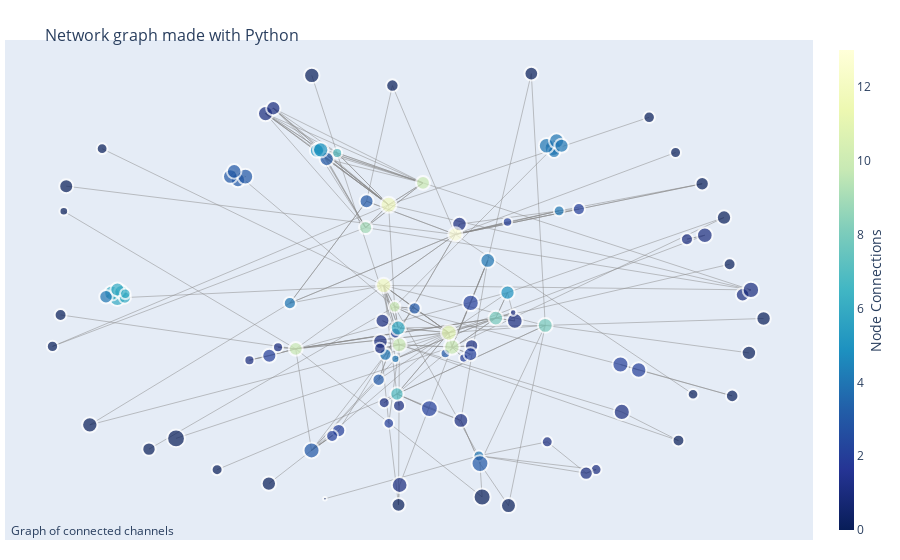

Here is the notebook cell this chart was saved with:
### Code cell
network_graphs.plotly_network_graph(G)

### Figure 1 — Plotly figure (JSON) as saved in the notebook; plotly's stock layout.template omitted (floating-point values rounded to 4 significant figures; data arrays with more than 128 entries replaced by an {"elided": "..."} marker saying what was removed)
{"data": [{"hoverinfo": "none", "line": {"color": "#888", "width": 0.5}, "mode": "lines", "type": "scatter", "x": {"elided": "987 float values"}, "y": {"elided": "987 float values"}}, {"hoverinfo": "text", "marker": {"color": [0, 0, 2, 2, 4, 0, 1, 3, 2, 7, 8, 3, 1, 10, 1, 0, 6, 6, 1, 0, 3, 2, 1, 0, 1, 2, 0, 3, 0, 7, 5, 3, 6, 9, 10, 1, 5, 3, 3, 1, 8, 1, 1, 5, 4, 0, 0, 3, 1, 4, 0, 1, 4, 4, 1, 1, 3, 2, 0, 0, 1, 0, 10, 2, 2, 0, 3, 1, 12, 4, 0, 4, 4, 1, 1, 13, 1, 6, 2, 0, 2, 0, 0, 6, 3, 0, 4, 12, 10, 1, 4, 4, 0, 0, 0, 10, 2, 0, 6, 4, 2, 0, 1, 5, 1, 11, 6, 2, 0, 0, 1], "colorbar": {"thickness": 15, "title": {"side": "right", "text": "Node Connections"}, "xanchor": "left"}, "colorscale": [[0, "rgb(255,255,217)"], [0.125, "rgb(237,248,177)"], [0.25, "rgb(199,233,180)"], [0.375, "rgb(127,205,187)"], [0.5, "rgb(65,182,196)"], [0.625, "rgb(29,145,192)"], [0.75, "rgb(34,94,168)"], [0.875, "rgb(37,52,148)"], [1, "rgb(8,29,88)"]], "line": {"width": 2}, "reversescale": true, "showscale": true, "size": [13.92, 17.78, 9.118, 13.3, 10.86, 15.41, 10.89, 14.26, 16.34, 9.971, 14.63, 9.473, 16.14, 14.71, 13.96, 10.98, 16.26, 15.07, 15.16, 11.85, 12.43, 16.04, 15.67, 10.98, 12.08, 10.68, 15.4, 14.59, 14.03, 13.38, 12.89, 15.7, 13.75, 13.09, 11.61, 15.76, 14.27, 14.01, 14.33, 14.81, 14.81, 14.54, 13.62, 14.15, 16.62, 14.41, 10.69, 16.01, 11.03, 12.45, 14.38, 15.64, 15.41, 12.21, 10.15, 16.45, 14.58, 14.09, 11.93, 14.39, 13.16, 10.81, 13.94, 15.43, 10.78, 13.39, 12.32, 14.6, 15.22, 10.88, 13.36, 14.75, 12.37, 6.522, 12.04, 14.33, 11.58, 12.08, 13.77, 15.01, 16.83, 17.04, 3.584, 15.0, 16.88, 8.661, 13.51, 16.06, 13.85, 13.35, 8.013, 15.18, 11.31, 12.56, 11.59, 15.59, 12.15, 14.38, 14.04, 14.15, 9.426, 11.94, 10.9, 15.34, 10.08, 15.9, 10.63, 11.98, 12.48, 13.77, 14.31]}, "mode": "markers", "text": ["The Bucket List Family has 0 connections and 1110000 subscribers", "Dude Perfect has 0 connections and 52600000 subscribers", "Visual Escape has 2 connections and 9120 subscribers", "RocketJump Film School has 2 connections and 599000 subscribers", "Film Riot Extras has 4 connections and 52000 subscribers", "Peter McKinnon has 0 connections and 4930000 subscribers", "Coffee or Die has 1 connections and 53500 subscribers", "H3 Podcast Highlights has 3 connections and 1560000 subscribers", "Lindsey Stirling has 2 connections and 12500000 subscribers", "Rooster Teeth Trailers has 7 connections and 21400 subscribers", "Nukazooka has 8 connections and 2250000 subscribers", "Atomic Punch has 3 connections and 13000 subscribers", "Tanner Fox has 1 connections and 10200000 subscribers", "Shonduras has 10 connections and 2440000 subscribers", "BrandonJLa has 1 connections and 1150000 subscribers", "RampantMedia has 0 connections and 58500 subscribers", "Linus Tech Tips has 6 connections and 11500000 subscribers", "Techquickie has 6 connections and 3520000 subscribers", "LetsPlay has 1 connections and 3850000 subscribers", "Spacestation Gaming has 0 connections and 140000 subscribers", "Cerberusarms has 3 connections and 250000 subscribers", "PowerfulJRE has 2 connections and 9240000 subscribers", "TomSka has 1 connections and 6420000 subscribers", "mike diva 2 has 0 connections and 58400 subscribers", "Adi Shankar's BOOTLEG UNIVERSE has 1 connections and 176000 subscribers", "Dorothy Gee has 2 connections and 43300 subscribers", "Shot of The Yeagers has 0 connections and 4880000 subscribers", "Ethan and Hila has 3 connections and 2160000 subscribers", "The Modern Rogue has 0 connections and 1240000 subscribers", "Mike Diva has 7 connections and 650000 subscribers", "LetsPlay Community has 5 connections and 395000 subscribers", "h3h3Productions has 3 connections and 6570000 subscribers", "ShortCircuit has 6 connections and 936000 subscribers", "GameFails has 9 connections and 483000 subscribers", "Corridor Cast has 10 connections and 110000 subscribers", "What's Inside? has 1 connections and 6960000 subscribers", "Mr.TVCow has 5 connections and 1570000 subscribers", "Indy Mogul has 3 connections and 1210000 subscribers", "Funhaus has 3 connections and 1680000 subscribers", "Joe Penna / MysteryGuitarMan has 1 connections and 2700000 subscribers", "Anna Akana has 8 connections and 2700000 subscribers", "Variant Comics has 1 connections and 2070000 subscribers", "The Slow Mo Guys 2 has 1 connections and 820000 subscribers", "Inside Gaming has 5 connections and 1400000 subscribers", "Good Mythical Morning has 4 connections and 16500000 subscribers", "communitychannel has 0 connections and 1820000 subscribers", "Daniel James has 0 connections and 43700 subscribers", "RocketJump has 3 connections and 8990000 subscribers", "Megasteakman has 1 connections and 61600 subscribers", "Ear Biscuits has 4 connections and 255000 subscribers", "ScottDW has 0 connections and 1750000 subscribers", "RackaRacka has 1 connections and 6230000 subscribers", "Rhett & Link has 4 connections and 4930000 subscribers", "Aputure has 4 connections and 200000 subscribers", "Andrew Gerlicher Music has 1 connections and 25500 subscribers", "The Slow Mo Guys has 1 connections and 13900000 subscribers", "H3 Podcast has 3 connections and 2150000 subscribers", "FinalCutKing has 2 connections and 1310000 subscribers", "ColinandConnor has 0 connections and 152000 subscribers", "Hulu has 0 connections and 1770000 subscribers", "Jacob + Katie Schwarz has 1 connections and 520000 subscribers", "The Film Look has 0 connections and 49400 subscribers", "SoKrispyMedia has 10 connections and 1130000 subscribers", "JRE Clips has 2 connections and 5020000 subscribers", "Fury Fingers - GOONS INC - Out Now! has 2 connections and 48100 subscribers", "Bill Burr has 0 connections and 656000 subscribers", "Guillotine Channel has 3 connections and 224000 subscribers", "A for Adley - Learning & Fun has 1 connections and 2190000 subscribers", "Corridor Crew has 12 connections and 4090000 subscribers", "Drinkin' Bros Podcast has 4 connections and 53300 subscribers", "Video Copilot has 0 connections and 633000 subscribers", "Peter Hollens has 4 connections and 2540000 subscribers", "FXhome has 4 connections and 236000 subscribers", "Lane Carter has 1 connections and 679 subscribers", "Left On Red has 1 connections and 170000 subscribers", "Film Riot has 13 connections and 1670000 subscribers", "Spacestation Stuff has 1 connections and 107000 subscribers", "LMG Clips has 6 connections and 176000 subscribers", "TEAMSUPERTRAMP has 2 connections and 959000 subscribers", "Wong Fu Productions has 0 connections and 3290000 subscribers", "JennaMarbles has 2 connections and 20300000 subscribers", "Smosh has 0 connections and 25100000 subscribers", "Lemacks Media has 0 connections and 35 subscribers", "Node has 6 connections and 3260000 subscribers", "nigahiga has 3 connections and 21500000 subscribers", "Justin Robinson has 0 connections and 5770 subscribers", "Channel Super Fun has 4 connections and 739000 subscribers", "Rooster Teeth has 12 connections and 9470000 subscribers", "Rooster Teeth Animation has 10 connections and 1040000 subscribers", "Black Rifle Coffee Company has 1 connections and 626000 subscribers", "johnyboz has 4 connections and 3020 subscribers", "Good Mythical MORE has 4 connections and 3920000 subscribers", "Game Kids has 0 connections and 81500 subscribers", "Joe Rogan has 0 connections and 285000 subscribers", "Game Attack has 0 connections and 108000 subscribers", "devinsupertramp has 10 connections and 5920000 subscribers", "Red Giant has 2 connections and 189000 subscribers", "Tessa Violet has 0 connections and 1760000 subscribers", "TechLinked has 6 connections and 1250000 subscribers", "Mythical Kitchen has 4 connections and 1400000 subscribers", "VFX Productions has 2 connections and 12400 subscribers", "Pyrobot has 0 connections and 154000 subscribers", "Free Range American Podcast has 1 connections and 54100 subscribers", "DEATH BATTLE! has 5 connections and 4610000 subscribers", "SamWickert has 1 connections and 23900 subscribers", "Corridor has 11 connections and 8060000 subscribers", "Carpool Critics has 6 connections and 41200 subscribers", "RocketJump 2 has 2 connections and 159000 subscribers", "Cinematography Database has 0 connections and 264000 subscribers", "WATSKY! has 0 connections and 957000 subscribers", "Achievement Hunter has 1 connections and 1640000 subscribers"], "type": "scatter", "x": [-0.03611, -0.6246, 0.1363, -0.1944, 0.3887, -0.8526, 0.4865, -0.4607, 0.1545, -0.1984, 0.2211, 0.08764, 0.5544, -0.034, -0.07859, 0.6966, -0.7798, -0.7946, -0.3878, 0.7043, -0.08873, 0.5508, 0.2714, -0.5159, -0.03472, -0.06191, -0.2655, -0.4811, -0.915, -0.04036, -0.2463, -0.4413, -0.7698, -0.1232, -0.04638, -0.03315, 0.2522, -0.1207, -0.2261, 0.1288, 0.352, 0.125, 0.8739, -0.2519, 0.3723, 0.9294, 0.7429, -0.2662, -0.07395, 0.3751, 0.8247, 0.774, 0.3553, -0.3235, -0.4305, 0.8959, -0.4708, -0.3779, -0.93, -0.3791, 0.1573, -0.82, -0.308, 0.5991, -0.04436, -0.6961, 0.006337, -0.08391, -0.07545, 0.1764, 0.767, 0.1998, -0.07078, 0.2671, 0.7267, 0.1143, -0.08529, -0.7599, 0.154, 0.2547, 0.04555, 0.185, -0.2307, -0.0369, 0.1793, -0.9214, -0.8098, -0.06238, 0.02864, 0.4602, -0.04429, 0.3818, -0.9514, 0.8463, 0.6268, 0.1049, 0.441, 0.8906, -0.7797, 0.395, 0.2522, 0.8396, 0.3572, -0.2419, -0.3548, 0.09697, -0.7587, -0.2118, -0.05231, 0.3151, -0.3673], "y": [-0.8777, -0.5882, -0.2386, -0.5544, 0.4025, -0.5294, -0.724, 0.5359, 0.001469, 0.6547, -0.06448, -0.2185, -0.4731, -0.1804, -0.07601, 0.6565, 0.02336, 0.04445, 0.8259, -0.5978, -0.3327, -0.2666, -0.07676, -0.7246, -0.4456, -0.5226, 0.9923, 0.5521, 0.5099, -0.3949, 0.673, 0.5511, 0.04974, 0.3296, -0.01521, -0.7912, 0.0463, 0.4443, 0.6282, -0.5101, -0.09632, 0.3448, 0.03716, 0.6646, 0.677, -0.06621, -0.396, -0.6406, -0.4326, 0.6591, 0.3733, 0.2963, 0.6858, 0.0006072, -0.2478, 0.05835, 0.5744, -0.2282, -0.05069, -0.7851, -0.1849, 0.6731, -0.1985, -0.2904, -0.1299, -0.6351, -0.02199, -0.1663, 0.07749, -0.6642, 0.5203, 0.1863, -0.223, -0.03989, 0.2791, 0.2996, -0.1967, 0.02456, -0.2218, -0.881, -0.4584, -0.8432, -0.8512, -0.1076, -0.6981, 0.4006, 0.02846, 0.4289, 0.524, -0.7398, -0.2421, 0.7073, -0.1876, -0.4032, 0.8098, -0.1904, 0.4102, -0.216, 0.06006, 0.6859, 0.354, 0.1699, -0.6032, 0.668, -0.1916, -0.1281, 0.04146, -0.5778, 0.9477, 1.0, 0.8492]}], "layout": {"annotations": [{"showarrow": false, "text": "Graph of connected channels", "x": 0.005, "xref": "paper", "y": -0.002, "yref": "paper"}], "autosize": true, "hovermode": "closest", "margin": {"b": 20, "l": 5, "r": 5, "t": 40}, "showlegend": false, "title": {"font": {"size": 16}, "text": "<br>Network graph made with Python"}, "xaxis": {"autorange": true, "range": [-1.076, 1.059], "showgrid": false, "showticklabels": false, "type": "linear", "zeroline": false}, "yaxis": {"autorange": true, "range": [-1.044, 1.159], "showgrid": false, "showticklabels": false, "type": "linear", "zeroline": false}}}
